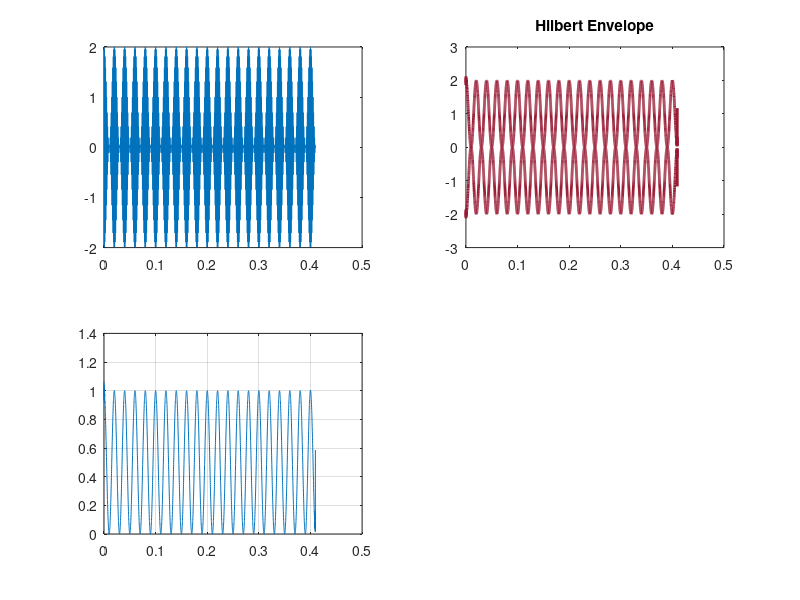

Here is the MATLAB script that generated this plot:
#signal generation
clear all
%sample rate
ts = 1e-4;
L = 4096
t = (0:L-1) * ts;
x = (1+cos(2*pi*50*t)).*cos(2*pi*1000*t);
#write gaissian pulse datafileID = fopen('exp.txt','w');
fileXi = fopen('modulation.txt','w');
fprintf(fileXi,'%6.2fs\n',x);
fclose(fileXi);

subplot(2,2,1)
plot(t,x)

%hilbert transoform
y = hilbert(x);
env = abs(y);
plot_param = {'Color', [0.6 0.1 0.2],'Linewidth',2};
subplot(2,2,2) 
plot(t,[-1;1]*env,plot_param{:})
hold off
title('Hilbert Envelope')

#envolope extraction analytic 
FL = L; #frequency domain data length
Xf = fft(x, FL);
fz = zeros(1, FL/2);
xf1 = [Xf(1:FL/2), fz] 
%envolope
zf1 = ifft(xf1);
f = (0:FL-1) / (FL * ts);
subplot(2,2,3);
plot(t, abs(zf1));
grid on